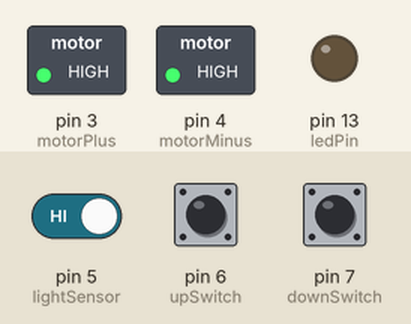
A sketch run on a simulated Arduino Uno, built with avr-gcc and run on an emulated ATmega328P. On the bench: switched loads named in the sketch (green lamp = pin HIGH), output pins drawn as LEDs (lit = HIGH). Inputs (shaded band) come from the test bench; at power-on: pin 7 (downSwitch) HIGH, pin 5 (lightSensor) HIGH, pin 6 (upSwitch) HIGH.

Above: at 1.2 s.
1.3 s: pin 7 (downSwitch) pulled LOW for 0.15 s
At 1.37 s:
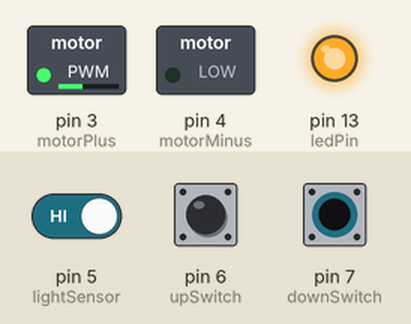
2.9 s: pin 7 (downSwitch) pulled LOW for 3.2 s
At 6.8 s:
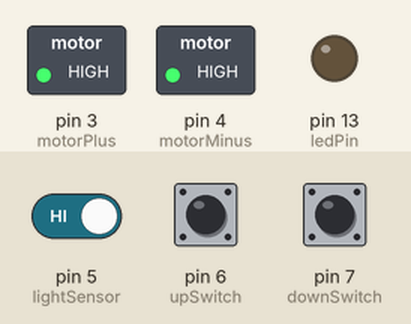
Timing chart, 0 to 8.3 s (numbered marks = the images above; inputs shaded):
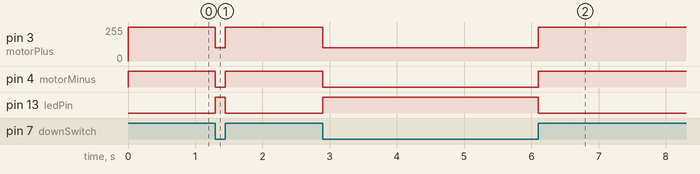

The sketch:

CordWinder.ino
```cpp
/*
 *  Control program for the Cord Winder
 *  Arduino Uno
 *
 *  Adrian Bowyer
 *  RepRap Ltd
 *
 *  9 July 2017
 */

const int ledPin =  13;

// Motor pins

const int motorPlus = 3;
const int motorMinus = 4;
const int sensorSwitch = 2;
const int lightSensor = 5;
const int upSwitch = 6;
const int downSwitch = 7;

// For the motor

const int pwm = 100;

// Status of the device

bool doorClosed = true;
bool openAtDawn = false;


// Turn the motors off

void Stop()
{
  digitalWrite(motorPlus, 1);
  digitalWrite(motorMinus, 1);
  if(ledPin >= 0) digitalWrite(ledPin, 0);
}


// Run the motor to drop the door

void Close()
{
  digitalWrite(motorMinus, 0);
  analogWrite(motorPlus, pwm);
  if(ledPin >= 0) digitalWrite(ledPin, 1);
}


// Run the motor to raise the door

void Open()
{
  if(digitalRead(sensorSwitch))
  {
    Stop();
    return;
  }
  analogWrite(motorPlus, pwm);
  digitalWrite(motorMinus, 1);
  if(ledPin >= 0) digitalWrite(ledPin, 1);
}


// Initialisation

void setup()
{
  // If we have a LED, allow it to be used

  if(ledPin >= 0) pinMode(ledPin, OUTPUT);

  // Motor pins are output.

  pinMode(motorPlus, OUTPUT);
  pinMode(motorMinus, OUTPUT);
  Stop();

  pinMode(sensorSwitch, INPUT);
  digitalWrite(sensorSwitch,1);
  pinMode(upSwitch, INPUT);
  digitalWrite(upSwitch,1);
  pinMode(downSwitch, INPUT);
  digitalWrite(downSwitch,1);
  pinMode(lightSensor, INPUT);
  doorClosed = true;
  openAtDawn = false;
}


void loop()
{
  if(!digitalRead(upSwitch))
  {
    while(!digitalRead(sensorSwitch)) Open();
    doorClosed = false;
  }

  if(!digitalRead(downSwitch))
  {
    Close();
  } else
  {
    Stop();
    doorClosed = true;
  }

  if(!digitalRead(lightSensor) && doorClosed && openAtDawn)
  {
    while(!digitalRead(sensorSwitch))Open();
    doorClosed = false;
    openAtDawn = false;
  }

  if(digitalRead(lightSensor))
    openAtDawn = true;
}
```

Measured:
- after the input at 1.3 s, pin 3 (motorPlus): 255/255 → 100/255 at once, → 255/255 0.15 s later; pin 4 (motorMinus): HIGH → LOW at once, → HIGH 0.15 s later; pin 13 (ledPin): LOW → HIGH at once, → LOW 0.15 s later
- after the input at 2.9 s, pin 3 (motorPlus): 255/255 → 100/255 at once, → 255/255 3.2 s later; pin 4 (motorMinus): HIGH → LOW at once, → HIGH 3.2 s later; pin 13 (ledPin): LOW → HIGH at once, → LOW 3.2 s later
